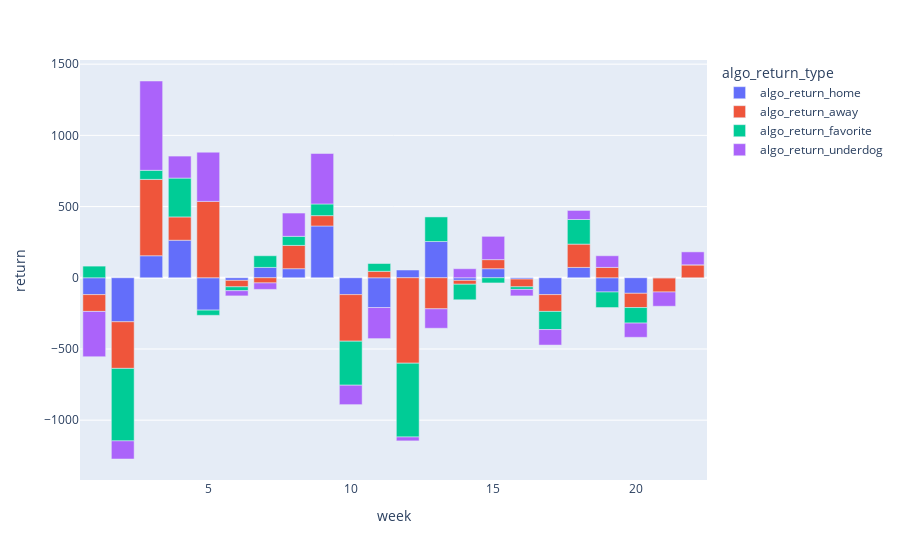

Here is the notebook cell this chart was saved with:
### Code cell
# Week by week return 

fig = px.bar(test_pivoted, x="week", y="return", color='algo_return_type')
fig.show()

### Figure 1 — Plotly figure (JSON) as saved in the notebook; plotly's stock layout.template omitted (floating-point values rounded to 4 significant figures)
{"data": [{"alignmentgroup": "True", "hovertemplate": "algo_return_type=algo_return_home<br>week=%{x}<br>return=%{y}<extra></extra>", "legendgroup": "algo_return_home", "marker": {"color": "#636efa", "pattern": {"shape": ""}}, "name": "algo_return_home", "offsetgroup": "algo_return_home", "orientation": "v", "showlegend": true, "textposition": "auto", "type": "bar", "x": [1, 2, 3, 4, 5, 6, 7, 8, 9, 10, 11, 12, 13, 14, 15, 16, 17, 18, 19, 20, 21, 22], "xaxis": "x", "y": [-118.2, -309.1, 154.5, 263.6, -227.3, -18.18, 72.73, 63.64, 363.6, -118.2, -209.1, 54.55, 254.5, -18.18, 63.64, -9.09, -118.2, 72.73, -100, -109.1, 0, 0], "yaxis": "y"}, {"alignmentgroup": "True", "hovertemplate": "algo_return_type=algo_return_away<br>week=%{x}<br>return=%{y}<extra></extra>", "legendgroup": "algo_return_away", "marker": {"color": "#EF553B", "pattern": {"shape": ""}}, "name": "algo_return_away", "offsetgroup": "algo_return_away", "orientation": "v", "showlegend": true, "textposition": "auto", "type": "bar", "x": [1, 2, 3, 4, 5, 6, 7, 8, 9, 10, 11, 12, 13, 14, 15, 16, 17, 18, 19, 20, 21, 22], "xaxis": "x", "y": [-118.2, -327.3, 536.4, 163.6, 536.4, -45.45, -36.36, 163.6, 72.73, -327.3, 45.46, -600, -218.2, -27.27, 63.64, -54.54, -118.2, 163.6, 72.73, -100, -100, 90.91], "yaxis": "y"}, {"alignmentgroup": "True", "hovertemplate": "algo_return_type=algo_return_favorite<br>week=%{x}<br>return=%{y}<extra></extra>", "legendgroup": "algo_return_favorite", "marker": {"color": "#00cc96", "pattern": {"shape": ""}}, "name": "algo_return_favorite", "offsetgroup": "algo_return_favorite", "orientation": "v", "showlegend": true, "textposition": "auto", "type": "bar", "x": [1, 2, 3, 4, 5, 6, 7, 8, 9, 10, 11, 12, 13, 14, 15, 16, 17, 18, 19, 20, 21, 22], "xaxis": "x", "y": [81.82, -509.1, 63.64, 272.7, -36.36, -27.27, 81.82, 63.64, 81.82, -309.1, 54.55, -518.2, 172.7, -109.1, -36.36, -18.18, -127.3, 172.7, -109.1, -109.1, 0, 0], "yaxis": "y"}, {"alignmentgroup": "True", "hovertemplate": "algo_return_type=algo_return_underdog<br>week=%{x}<br>return=%{y}<extra></extra>", "legendgroup": "algo_return_underdog", "marker": {"color": "#ab63fa", "pattern": {"shape": ""}}, "name": "algo_return_underdog", "offsetgroup": "algo_return_underdog", "orientation": "v", "showlegend": true, "textposition": "auto", "type": "bar", "x": [1, 2, 3, 4, 5, 6, 7, 8, 9, 10, 11, 12, 13, 14, 15, 16, 17, 18, 19, 20, 21, 22], "xaxis": "x", "y": [-318.2, -127.3, 627.3, 154.5, 345.5, -36.36, -45.45, 163.6, 354.5, -136.4, -218.2, -27.27, -136.4, 63.64, 163.6, -45.45, -109.1, 63.64, 81.82, -100, -100, 90.91], "yaxis": "y"}], "layout": {"barmode": "relative", "legend": {"title": {"text": "algo_return_type"}, "tracegroupgap": 0}, "margin": {"t": 60}, "xaxis": {"anchor": "y", "domain": [0, 1], "title": {"text": "week"}}, "yaxis": {"anchor": "x", "domain": [0, 1], "title": {"text": "return"}}}}
